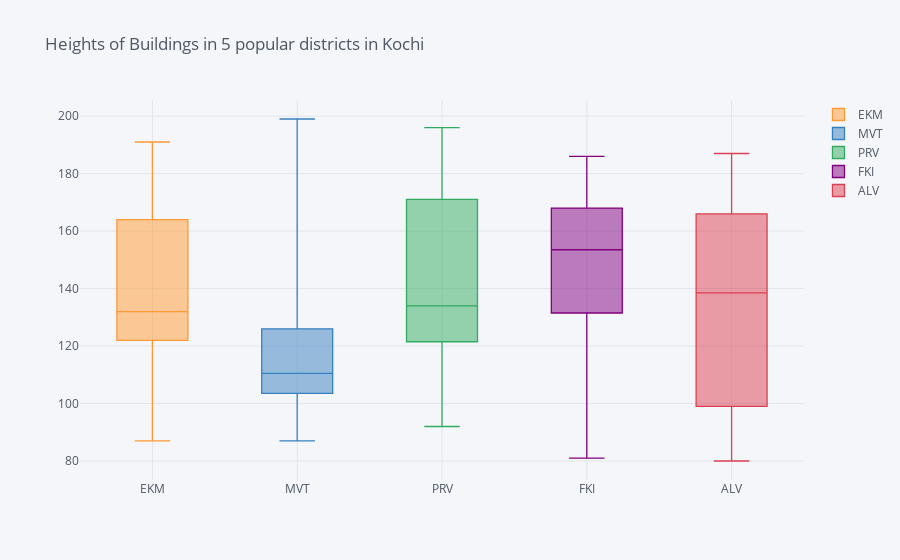

The cell this chart's notebook holds for it:
### Code cell
# A box plot demonstrating the data regrading the towers in each district in Kochi

Kochi.iplot(kind='box',title='Heights of Buildings in 5 popular districts in Kochi')

### Figure 1 — Plotly figure (JSON) as saved in the notebook; plotly's stock layout.template omitted (floating-point values rounded to 4 significant figures)
{"data": [{"boxpoints": false, "line": {"width": 1.3}, "marker": {"color": "rgba(255, 153, 51, 1.0)"}, "name": "EKM", "orientation": "v", "type": "box", "y": [87, 169, 159, 118, 130, 191, 126, 134]}, {"boxpoints": false, "line": {"width": 1.3}, "marker": {"color": "rgba(55, 128, 191, 1.0)"}, "name": "MVT", "orientation": "v", "type": "box", "y": [107, 87, 108, 135, 113, 199, 117, 100]}, {"boxpoints": false, "line": {"width": 1.3}, "marker": {"color": "rgba(50, 171, 96, 1.0)"}, "name": "PRV", "orientation": "v", "type": "box", "y": [121, 122, 148, 138, 92, 194, 130, 196]}, {"boxpoints": false, "line": {"width": 1.3}, "marker": {"color": "rgba(128, 0, 128, 1.0)"}, "name": "FKI", "orientation": "v", "type": "box", "y": [156, 179, 157, 81, 121, 142, 186, 151]}, {"boxpoints": false, "line": {"width": 1.3}, "marker": {"color": "rgba(219, 64, 82, 1.0)"}, "name": "ALV", "orientation": "v", "type": "box", "y": [154, 83, 187, 142, 115, 178, 135, 80]}], "layout": {"legend": {"bgcolor": "#F5F6F9", "font": {"color": "#4D5663"}}, "paper_bgcolor": "#F5F6F9", "plot_bgcolor": "#F5F6F9", "title": {"font": {"color": "#4D5663"}, "text": "Heights of Buildings in 5 popular districts in Kochi"}, "xaxis": {"gridcolor": "#E1E5ED", "showgrid": true, "tickfont": {"color": "#4D5663"}, "title": {"font": {"color": "#4D5663"}, "text": ""}, "zerolinecolor": "#E1E5ED"}, "yaxis": {"gridcolor": "#E1E5ED", "showgrid": true, "tickfont": {"color": "#4D5663"}, "title": {"font": {"color": "#4D5663"}, "text": ""}, "zerolinecolor": "#E1E5ED"}}}
